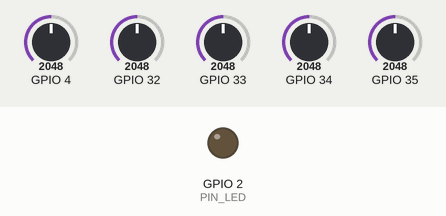
Recording of a sketch running on a simulated ESP32. Parts: output pins drawn as LEDs (lit = HIGH). The test bench sets the inputs (shaded band); at power-on: GPIO 4 = 2048, GPIO 32 = 2048, GPIO 33 = 2048, GPIO 34 = 2048, GPIO 35 = 2048. Nothing arrives over Bluetooth unless stated; a phone connects over Bluetooth LE 3 s after start; what the sketch prints to the serial monitor is not drawn.

Above: at 0.1 s.
At 3.1 s:
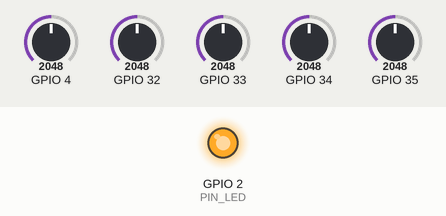
Timing chart, 0 to 4.6 s (numbered marks = the images above):
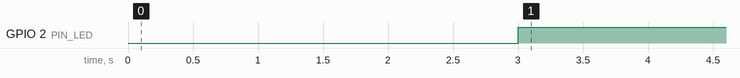

Measured:
- by itself, GPIO 2 (PIN_LED): LOW → HIGH at 3.0 s

The sketch:

ESP32GloveL.ino
```cpp
/*
 * VRGlove ESP32
 * Author: Gunbard
 * Hardware: ESP32-WROOM-32, 5x Flex Sensors, 5x 10K Ohm Resistors
 * Pins Used: GPIO 4, 32, 33, 34, 35
 */

#include <BLEDevice.h>
#include <BLEUtils.h>
#include <BLEServer.h>
#include <BLE2902.h>

#define BT_NAME             "ESP32GloveL"
#define SERVICE_UUID        "4fafc201-1fb5-459e-8fcc-c5c9c331914b"
#define CHARACTERISTIC_UUID "beb5483e-36e1-4688-b7f5-ea07361b26a8"

const int NUM_FINGERS = 5;
const int MEDIAN_WINDOW = 5;
const int AVERAGE_WINDOW = 10;
const int PIN_LED = 2;

bool deviceConnected = false;
BLECharacteristic *pCharacteristic;
BLEServer *pServer;
BLEService *pService;

// Struct to hold all data buffers and configuration for a single finger
struct Finger {
  const char* name;
  int pin;

  // Calibration profile (Calibrate each finger individually!)
  int straightValue;
  int bentValue;

  // Filter buffers
  int medianBuffer[MEDIAN_WINDOW];
  int averageBuffer[AVERAGE_WINDOW];
  int medianIdx;
  int averageIdx;

  // Output states
  int ultraSmoothedValue;
  int flexionPercent;
};

// Initialize your 5-finger array with their specific pins and placeholder calibration values
Finger glove[NUM_FINGERS] =
{
  { "Th",  4,  1600, 1450, {0}, {0}, 0, 0, 0, 0 },
  { "In",  33, 1600, 1450, {0}, {0}, 0, 0, 0, 0 },
  { "Mi", 32, 1600, 1450, {0}, {0}, 0, 0, 0, 0 },
  { "Ri",   35, 1600, 1450, {0}, {0}, 0, 0, 0, 0 },
  { "Pi",  34, 1600, 1450, {0}, {0}, 0, 0, 0, 0 }
};

class ServerCallback: public BLEServerCallbacks
{
  void onConnect(BLEServer* pServer)
  {
    deviceConnected = true;
  };

  void onDisconnect(BLEServer* pServer)
  {
    deviceConnected = false;
    BLEDevice::startAdvertising();
  };
};

// Helper function prototypes for filtering
int processMedian(Finger &f, int newValue);
int processAverage(Finger &f, int newValue);
void quick_sort(int arr[], int left, int right);

void setup()
{
  Serial.begin(9600);
  pinMode(PIN_LED, OUTPUT);

  // Initialize and pre-warm buffers for all 5 fingers
  for (int i = 0; i < NUM_FINGERS; i++)
  {
    pinMode(glove[i].pin, INPUT);

    int seedReading = analogRead(glove[i].pin);
    glove[i].medianIdx = 0;
    glove[i].averageIdx = 0;

    for (int j = 0; j < MEDIAN_WINDOW; j++) glove[i].medianBuffer[j] = seedReading;
    for (int j = 0; j < AVERAGE_WINDOW; j++) glove[i].averageBuffer[j] = seedReading;
  }

  BLEDevice::init(BT_NAME);  // set the device name
  pServer = BLEDevice::createServer();
  pService = pServer->createService(SERVICE_UUID);
  pCharacteristic = pService->createCharacteristic(
                                         CHARACTERISTIC_UUID,
                                         BLECharacteristic::PROPERTY_READ |
                                         BLECharacteristic::PROPERTY_NOTIFY
                                       );

  pCharacteristic->addDescriptor(new BLEDescriptor((uint16_t)0x2902));
  pServer->setCallbacks(new ServerCallback());
  pService->start();

  BLEAdvertising *pAdvertising = BLEDevice::getAdvertising();
  pAdvertising->addServiceUUID(SERVICE_UUID);
  pAdvertising->setAppearance(0x03C0); // Generic HID
  pAdvertising->setScanResponse(true);
  pAdvertising->setMinPreferred(0x06);  // functions that help with iPhone connections issue
  pAdvertising->setMinPreferred(0x12);
  BLEDevice::startAdvertising();

  Serial.println("ESP32 Glove Initialized");
}

void loop()
{
  // Loop through and process each finger sequentially
  for (int i = 0; i < NUM_FINGERS; i++)
  {
    int rawValue = analogRead(glove[i].pin);

    // Step 1 & 2: Apply the hybrid filter sequence
    int medianFiltered = processMedian(glove[i], rawValue);
    glove[i].ultraSmoothedValue = processAverage(glove[i], medianFiltered);

    // Step 3: Map and constrain to 0-100% flexion
    glove[i].flexionPercent = map(glove[i].ultraSmoothedValue, glove[i].straightValue, glove[i].bentValue, 0, 100);
    glove[i].flexionPercent = constrain(glove[i].flexionPercent, 0, 100);
  }

  // Print all values in a structured format readable by Serial Monitor/Plotter
//  for (int i = 0; i < NUM_FINGERS; i++)
//  {
//    Serial.print(glove[i].name);
//    Serial.print(": ");
//    Serial.print(analogRead(glove[i].pin));
//    Serial.print("");
//    //Serial.print(glove[i].flexionPercent);
//    if (i < NUM_FINGERS - 1) Serial.print(","); // Format requirement for Serial Plotter
//  }
//  Serial.println(); // Dynamic newline at the end of the batch transmission

  if (deviceConnected)
  {
    digitalWrite(PIN_LED, HIGH);
    float fingers[5];

    for (int i = 0; i < NUM_FINGERS; i++)
    {
      fingers[i] = glove[i].ultraSmoothedValue;
    }

    // Pacakge and send the raw bytes (20 total) for the fingers
    pCharacteristic->setValue((uint8_t*)fingers, 20);
    pCharacteristic->notify();

    delay(10); // ~100Hz is plenty for VMC
  }
  else
  {
    digitalWrite(PIN_LED, LOW);
  }
}

// Filter calculations scoped strictly via references to modify the specific finger object
int processMedian(Finger &f, int newValue)
{
  f.medianBuffer[f.medianIdx] = newValue;
  f.medianIdx = (f.medianIdx + 1) % MEDIAN_WINDOW;

  int sortBuffer[MEDIAN_WINDOW];
  for(int i = 0; i < MEDIAN_WINDOW; i++) sortBuffer[i] = f.medianBuffer[i];

  quick_sort(sortBuffer, 0, MEDIAN_WINDOW - 1);
  return sortBuffer[MEDIAN_WINDOW / 2];
}

int processAverage(Finger &f, int newValue)
{
  f.averageBuffer[f.averageIdx] = newValue;
  f.averageIdx = (f.averageIdx + 1) % AVERAGE_WINDOW;

  long sum = 0;
  for (int i = 0; i < AVERAGE_WINDOW; i++) sum += f.averageBuffer[i];
  return sum / AVERAGE_WINDOW;
}

void quick_sort(int arr[], int left, int right)
{
  int i = left, j = right;
  int tmp;
  int pivot = arr[(left + right) / 2];
  while (i <= j)
  {
    while (arr[i] < pivot) i++;
    while (arr[j] > pivot) j--;
    if (i <= j) {
      tmp = arr[i]; arr[i] = arr[j]; arr[j] = tmp;
      i++; j--;
    }
  }
  if (left < j) quick_sort(arr, left, j);
  if (i < right) quick_sort(arr, i, right);
}
```
